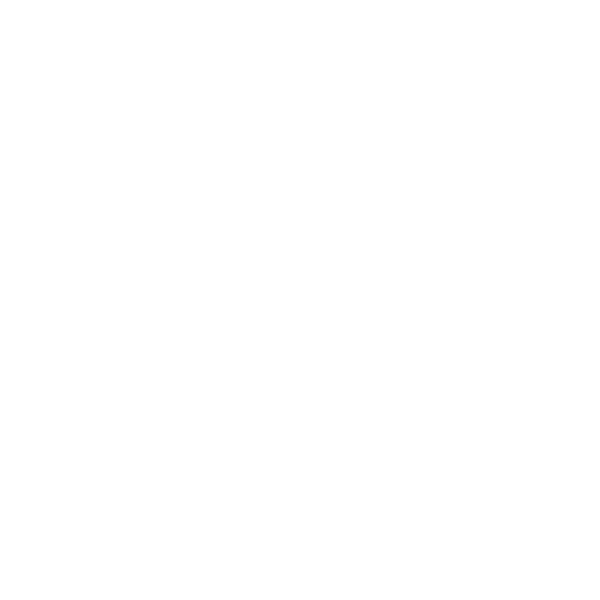
Frame 1 (no input)
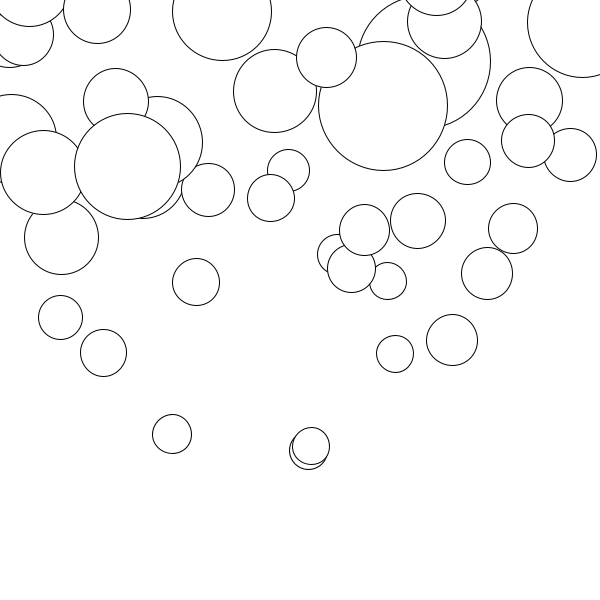
Frame 60 (the mouse pressed at the canvas centre just before this capture)
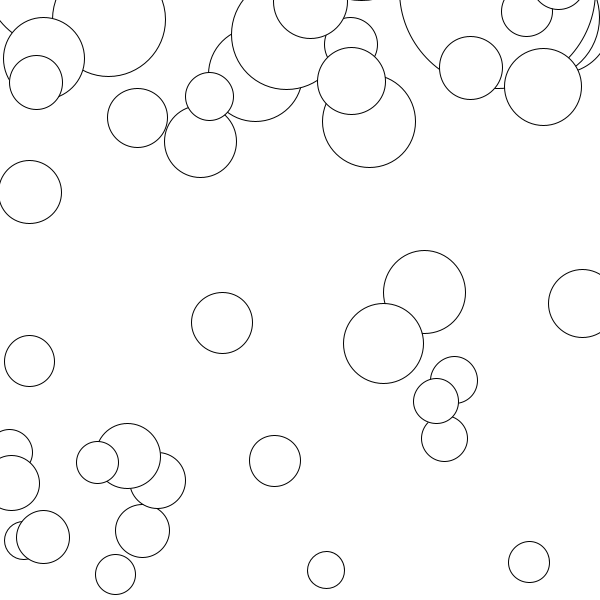
Frame 120 (the mouse held since frame 60 and released just before this capture)

The Processing sketch that drew these frames (run headless with seeded random() and noise(); from frame 60 on, the mouse is pressed at the canvas centre):

// Processing sketch: Meteo_Shower
// ── Meteo_Shower.pde
/**
* Fields
*/
public static float accelerationDueToGravity = 1.008;
public static float initialSpeedMin = 1;
public static float initialSpeedMax = 7;
public static float initialYMin = -300;
public static float initialYMax = 0;
public static float maxRadius = 80;
public static float radiusScalar=0.2;

public static int maxNumberOfMeteors = 50;
public static final String gameOver= "Game Over/nTry Again?";
public ArrayList<PVector> meteors = new ArrayList<PVector>();
//vector is x,y,acc

void settings(){
size(600,600);
}

void setup(){
  //for (int i = 0;i<maxNumberOfMeteors;i++){
  //  newRandomMeteor(); 
  //}
}
void draw(){
  background(255);
  //if(frameCount % frameRate==0)
    updateAndDrawMeteors();
}

void gravity(PVector meteor){
meteor.set(meteor.x,meteor.y+meteor.z,meteor.z*accelerationDueToGravity);
}
boolean crashToEarth(PVector meteor){
  if(meteor.y > height)
    return true;
  return false;
}
void newRandomMeteor(){
   meteors.add(new PVector(
   random(width),
   random(initialYMin,initialYMax),
   random(initialSpeedMin,initialSpeedMax)));
}
float calcRadius(PVector meteor){
  return maxRadius/(meteor.z*radiusScalar);
}

void updateAndDrawMeteors(){
  ArrayList<Integer> flagForRemoval = new ArrayList<Integer>();
  for(int i =0;i<meteors.size();i++){
    //move
    gravity(meteors.get(i));
    //check the position of said meteor
    if(crashToEarth(meteors.get(i))){//update
      flagForRemoval.add(i);
    }else{
     ellipse(meteors.get(i).x,meteors.get(i).y,calcRadius(meteors.get(i)),calcRadius(meteors.get(i)));
    }  
  }
  //Remove from the list in reverse order
  for(
  int i = flagForRemoval.size()-1;
  i >= 0; 
  i-=1){
    meteors.remove(flagForRemoval.get(i).intValue());
  }
  
  while(meteors.size() < maxNumberOfMeteors){  
    newRandomMeteor();
  }
}
